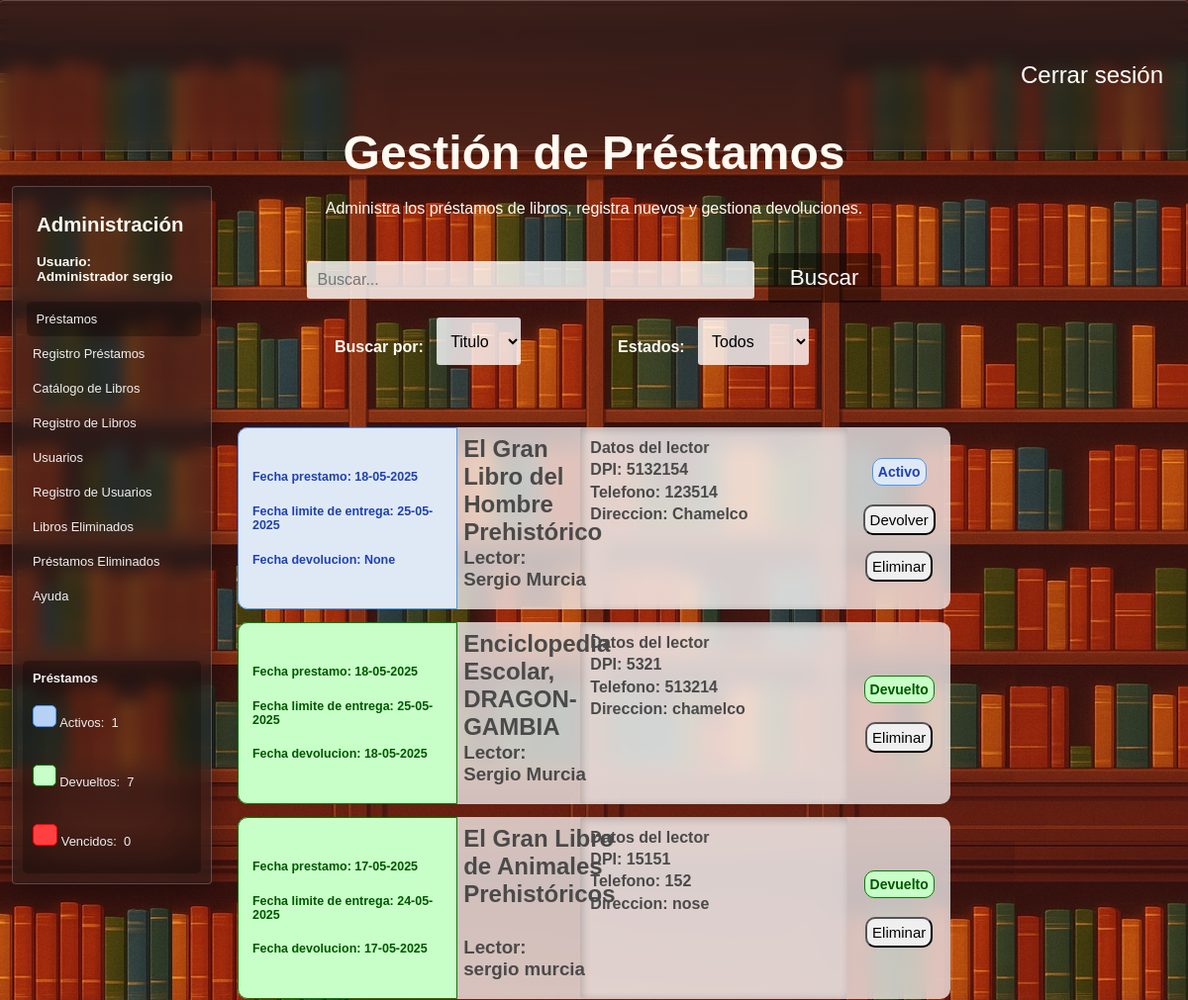
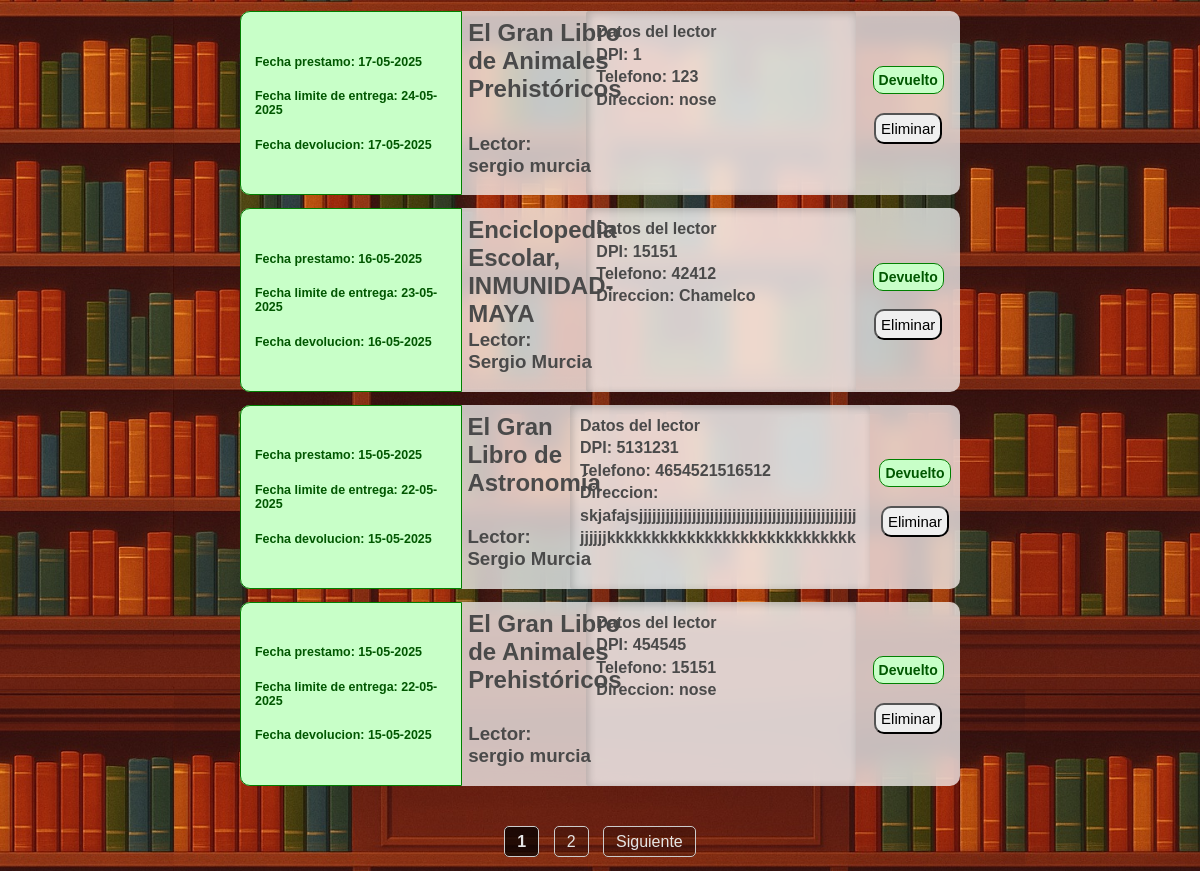
Screenshot of /buscar_prestamo (signed in) with the database file from the repository (2 pictures, top to bottom).
### tables this page shows
CREATE TABLE "Prestamos" (
	"id_prestamo"	INTEGER NOT NULL,
	"dpi_usuario"	TEXT NOT NULL,
	"nombre"	TEXT NOT NULL,
	"apellido"	TEXT NOT NULL,
	"direccion"	TEXT NOT NULL,
	"num_telefono"	TEXT,
	"id_libro"	INTEGER NOT NULL,
	"grado"	TEXT,
	"id_estado"	TEXT NOT NULL,
	"fecha_prestamo"	DATE NOT NULL,
	"fecha_entrega_estimada"	DATE NOT NULL,
	"fecha_devolucion"	DATE,
	PRIMARY KEY("id_prestamo" AUTOINCREMENT),
	FOREIGN KEY("id_estado") REFERENCES "Estados"("id_estado"),
	FOREIGN KEY("id_libro") REFERENCES "Libros"("id_libro")
);

CREATE TABLE "Libros" (
	"id_libro"	INTEGER,
	"Titulo"	TEXT NOT NULL,
	"Tomo"	INTEGER,
	"ano_publicacion"	TEXT,
	"ISBN"	TEXT,
	"numero_paginas"	INTEGER  NOT NULL,
	"numero_copias"	INTEGER  NOT NULL,
	PRIMARY KEY("id_libro" AUTOINCREMENT),
	UNIQUE("Titulo", "Tomo")
);

### app.py (the view)
@app.route("/buscar_prestamo", methods = ["GET"])
def buscar_prestamo():
    if "usuario" not in session:
        return redirect("/") #Solo se puede acceder con session iniciada
    conexion = conexion_BD()
    query = conexion.cursor()
    busqueda = request.args.get("buscar_prestamo","")
    filtro_busqueda = request.args.get("filtro-busqueda","Titulo")
    estados = request.args.get("estados","Todos")
    exito = request.args.get("exito","")
    devuelto = request.args.get("devuelto","")
    if filtro_busqueda == "Titulo":
        SQL_where_busqueda = (f" where l.titulo || ' (' || p.nombre || ' ' || p.apellido || ')' like '%{busqueda}%'")
    else:
        SQL_where_busqueda = (f" where p.nombre || ' ' || p.apellido like '%{busqueda}%'")
    if estados == "Todos":
        SQL_where_estado =" "
    else:
        SQL_where_estado = (f" and e.id_estado = {estados}")
    pagina = request.args.get("page", 1, type=int) #Recibe el parametro de la URL llamado page
    prestamos_por_pagina = 7
    offset = (pagina - 1) * prestamos_por_pagina
    query.execute(f"""select count(*) from Prestamos p
                    join Libros l on p.id_libro = l.id_libro
                    join Estados e on p.id_estado = e.id_estado
                    {SQL_where_busqueda}{SQL_where_estado}""")
    total_prestamos = query.fetchone()[0]
    total_paginas = math.ceil(total_prestamos / prestamos_por_pagina) #Calculo para cantidad de paginas, redondeando hacia arriba (ej, 2.1 = 3)
    query_busqueda = (f"""select strftime('%d-%m-%Y', p.fecha_prestamo), strftime('%d-%m-%Y', p.fecha_entrega_estimada), strftime('%d-%m-%Y', p.fecha_devolucion), l.Titulo, p.nombre, p.apellido, p.dpi_usuario, p.num_telefono,  p.direccion, e.estado, p.id_prestamo
                    from Prestamos p
                    join Libros l on p.id_libro = l.id_libro
                    join Estados e on p.id_estado = e.id_estado
                    {SQL_where_busqueda}{SQL_where_estado}
                    order by e.id_estado asc, p.fecha_prestamo desc
                    limit {prestamos_por_pagina} offset {offset}""")
    query.execute("Select Count(*) from prestamos where id_estado = 1") #Prestamos vencidos
    prestamos_vencidos = query.fetchone()[0]
    query.execute("Select Count(*) from prestamos where id_estado = 2") #Prestamos activos
    prestamos_activos = query.fetchone()[0]
    query.execute("Select Count(*) from prestamos where id_estado = 3") #Prestamos devueltos
    prestamos_devueltos = query.fetchone()[0]
    query.execute(query_busqueda)
    prestamos = query.fetchall()
    query.close()
    conexion.close()
    return render_template("prestamos.html",prestamos=prestamos,estados=estados,pagina=pagina,total_paginas=total_paginas,busqueda=busqueda,filtro_busqueda=filtro_busqueda,
                           prestamos_activos=prestamos_activos,prestamos_devueltos=prestamos_devueltos,prestamos_vencidos=prestamos_vencidos,
                           exito = exito, devuelto = devuelto)

### config.py (called while the page is built)
def conexion_BD():
    return sqlite3.connect(DB_PATH)

### templates/prestamos.html (shortened to what this page needs)
<!DOCTYPE html>
<html lang="es">
<head>
    <link rel="stylesheet" href="{{ url_for('static', filename='estilo_prestamos.css') }}">
    <link rel="stylesheet" href="{{ url_for('static', filename='barra_lateral.css') }}">
    <link rel="stylesheet" href="{{ url_for('static', filename='filtros.css') }}">
    <link rel="stylesheet" href="{{ url_for('static', filename='general.css') }}">
</head>
<body>
    <header>
        <div class="navbar fondo-cristal">
            <a href="{{ url_for('logout') }}">Cerrar sesión</a>
        </div>
    </header>
    <main>
        {% if ((session["rol"]) == "Administrador") or ((session["rol"]) == "Bibliotecario") %}
        <section class="barra-lateral fondo-cristal">
            <h2>Administración</h2>
            <h4>Usuario: <br>
            {{session["rol"]}}&nbsp;{{session["usuario"]}}</h4>
            <nav>
                <a href="{{ url_for('prestamos') }}" id="pagina-actual">Préstamos </a>
                <a href="{{ url_for('registro_prestamos') }}">Registro Préstamos</a>
                <a href="{{ url_for('libros') }}">Catálogo de Libros </a>
                <a href="{{ url_for('insertar_libro') }}">Registro de Libros</a>
                {% if session["rol"] == "Administrador" %}
                <a href="{{ url_for('usuarios') }}">Usuarios</a>
                <a href="{{ url_for('registrar_usuarios') }}">Registro de Usuarios</a>
                <a href="{{ url_for('libros_eliminados') }}">Libros Eliminados</a>
                <a href="{{ url_for('prestamos_eliminados') }}">Préstamos Eliminados</a>
                {% endif %}
                <a target="_blank" href="https://www.canva.com/design/DAGnUI0PU7M/cDvkG9fCgPKL4FTZee_YLQ/edit">Ayuda</a>
                <div class="conteo-prestamos">
                    <span>
                        <strong>Préstamos</strong>
                    </span>
                    <span>
                        <span id="azul"> </span>&nbsp;Activos:&nbsp;
                        {{prestamos_activos}}
                        <br><br>
                    </span>
                    <span>
                        <span id="verde"> </span>&nbsp;Devueltos:&nbsp;
                        {{prestamos_devueltos}}
                        <br><br>
                    </span>
                    <span>
                        <span id="rojo"> </span>&nbsp;Vencidos:&nbsp;
                        {{prestamos_vencidos}}
                        <br><br>
                    </span>
                </div>
            </nav>
        </section>
        {% endif %}
        <div class="div-busqueda">
            <form class="frm-prestamos" action="/buscar_prestamo" method="GET">
                <label for="buscar_prestamo"><h1>Gestión de Préstamos</h1>Administra los préstamos de libros, registra nuevos y gestiona devoluciones.</label><br><br><br>
                <input class="buscar-prestamo" id="cuadro-busqueda" type="text" name="buscar_prestamo" autocomplete="off" placeholder="Buscar...">&nbsp;&nbsp;
                <section class="menu-filtros">
                    <nav>
                        <section>
                            <h4> Buscar por: &nbsp;&nbsp;</h4>
                            <select name="filtro-busqueda" id="filtro-busqueda">
                                <option value="Titulo"
                                    {% if filtro_busqueda == "Titulo" %}
                                        selected
                                    {% endif %}>
                                    Titulo
                                </option>
                            </select>
                        </section>
                        <section>
                            <h4> Estados: &nbsp;&nbsp; </h4>
                            <select name="estados" id="estados">
                                <option value="Todos"
                                    {% if estados == "Todos" %}
                                        selected
                                    {% endif %}>
                                    Todos
                                </option>
                            </select>
                        </section>
                    </nav>
                </section>
                <button id="btn-buscar" type="submit">Buscar</button>
            </form>
        </div>
        <div class="contendor-prestamos">
            {% for prestamo in prestamos %}
            <div class="prestamo">
                <span class="span-fechas"
                {% if (prestamo[9]) == 'Activo' %}
                    id="p-activo"
                {% elif (prestamo[9]) == 'Devuelto' %}
                    id="p-devuelto"
                {% elif (prestamo[9]) == 'Vencido' %}
                    id="p-vencido"
                {% endif %}
                >
                    <h2>Fecha prestamo: {{prestamo[0]}}</h2>
                    <h2>Fecha limite de entrega: {{prestamo[1]}}</h2>
                    <h2>Fecha devolucion: {{prestamo[2]}}</h2>
                </span>
                <span id="span-info-prestamos">
                    <h2>{{prestamo[3]}}</h2>
                    <h3>Lector: {{prestamo[4]}}&nbsp;{{prestamo[5]}} </h3>
                </span>
                <span id="span-informacion-lector">
                    <h4 class="h4-datos-lector">
                        <strong>Datos del lector</strong><br>
                        DPI: {{prestamo[6]}} <br>
                        Telefono: {{prestamo[7]}}<br>
                        Direccion: {{prestamo[8]}}<br>
                    </h4>
                </span>
                <span id="span-estado-prestamo">
                    {% if (prestamo[9]) == 'Activo' %}
                        <h4 id="p-activo">Activo</h4>
                        <div class="div-acciones-prestamo">
                            <form class="frm-devolver-prestamo" action="/devolver_prestamo" method="POST">
                                <button type="submit">Devolver</button>
                            </form>
                    {% elif (prestamo[9]) == 'Devuelto' %}
                        <h4 id="p-devuelto">Devuelto</h4>
                        <div class="div-acciones-prestamo">
                    {% endif %}
                    {% if (session["rol"] == 'Administrador') or (session["rol"] == 'Bibliotecario') %}
                        <form class="frm-eliminar-prestamo" action="/eliminar_prestamo" method="POST">
                            <button type="reset" class="btn-eliminacion"> Eliminar </button>
                        </form>
                    {% endif %}
                    </div>
                </span>
            </div>
            {% endfor %}
            <br><br><br><br>
        </div>
        <div class="paginacion">
            {% for p in range(pagina - 1, pagina + 2) %}
                {% if 1 <= p <= total_paginas %}
                    {% if p == pagina %}
                        <strong>{{ p }}</strong>
                    {% else %}
                        <a href="{{ url_for('buscar_prestamo', page=p, buscar_prestamo=busqueda, estados=estados, filtro_busqueda=filtro_busqueda) }}">{{ p }}</a>
                    {% endif %}
                {% endif %}
            {% endfor %}
            {% if pagina < total_paginas %}
                <a href="{{ url_for('buscar_prestamo', page=pagina + 1, buscar_prestamo=busqueda, estados=estados, filtro_busqueda=filtro_busqueda) }}">Siguiente</a>
            {% endif %}
        </div>
    </main>
</body>
</html>

### static/estilo_prestamos.css (style rules this page uses)
body { background-image: url('img/libros-loop-v2.jpg'); background-size: cover; background-position: top; }
main { height: 100vh; display: flex; flex-direction: column; justify-content: center; align-items: center; color: #fffbf2; }
.contendor-prestamos { display: block; position: relative; width: 60%; height: auto; min-height: 90%; top: 50%; z-index: 0; margin: 2rem auto; }
.div-acciones-prestamo { display: flex; gap: 1rem; justify-content: center; flex-wrap: wrap; margin-bottom: 1rem; }
.prestamo { background-color: rgba(255, 255, 255, 0.721); backdrop-filter: blur(10px); display: flex; width: 100%; height: 25%; border-radius: 10px; margin-bottom: .8rem; color: #4a4a4a; transition: 0.3s ease-in-out; }
.span-fechas { position: relative; display: flex; width: 25%; min-width: 220px; flex-direction: column; justify-content: center; border-top-left-radius: 10px; border-bottom-left-radius: 10px; font-size: 52%; }
#span-info-prestamos { position: relative; display: flex; width: 30%; flex-direction:column; justify-content: flex-end; }
#span-info-prestamos h2 { margin-top: 8px; margin-left: 5%; position: absolute; top: 0%; }
#span-info-prestamos h3 { margin-top: 30px; margin-left: 5%; position: absolute; }
.h4-datos-lector { background-color: rgba(255, 255, 255, 0.252); padding: 10px; line-height: 1.4; margin: 0; height: 89%; border-radius: 3px; box-shadow: inset 2px 2px 8px rgba(0, 0, 0, 0.2); max-width: 280px; min-width: 250px; white-space: normal; text-overflow: ellipsis; overflow: hidden; word-wrap: break-word; }
#span-estado-prestamo { position: relative; width: 25%; border-top-right-radius: 15px; border-bottom-right-radius: 15px; display: flex; align-items: center; justify-content:center; flex-direction: column; max-width: 130px; margin-left: auto; }
#span-estado-prestamo h4 { border-radius: 10px; padding: 5px; font-size: 14px; }
#span-estado-prestamo button { border-radius: 10px; padding: 5px; font-size: 15px; transition: .3s ease-in-out; }
#p-activo { background-color: rgb(223,233,246); color: rgb(31,65,175); border: solid 1px rgb(72, 152, 250); }
#p-devuelto { background-color: rgb(200, 255, 200); color: rgb(0, 87, 0); border: solid 1px green; }
form select, form input { padding: 10px; font-size: 1rem; border-radius: 3px; border: none; background-color: rgba(255, 255, 255, 0.8); color: black; }
form select { height: 3rem; }
.div-busqueda { text-align: center; position: absolute; top: 5rem; height: 40%; width: 60%; padding: 15px; border-radius: 4px; }
#cuadro-busqueda { width: 60%; }

### static/barra_lateral.css (style rules this page uses)
.barra-lateral { position: absolute; width: 15%; height: auto; left: 1%; top: 10%; padding: 10px; }
.barra-lateral nav { margin-top: 10%; }
.barra-lateral nav a { padding: 10px; color: #efefef; text-decoration: none; display: block; font-size: 1.4rem; transition: 0.2s ease-in-out; border-radius: 5px; }
.barra-lateral h4, .barra-lateral h2 { margin-left: 14px; }
#pagina-actual { background-color: rgba(0, 0, 0, 0.294); margin-left: 2%; }
.barra-lateral span { padding: 10px; color: #efefef; text-decoration: none; display: block; font-size: 1.4rem; transition: 0.2s ease-in-out; border-radius: 5px; }
.conteo-prestamos { margin-top: 3rem; box-shadow: inset 0px 0px 50px 20px rgba(0, 0, 0, 0.307); border-radius: 5px; }
#azul { background-color: rgb(182, 209, 245); color: rgb(31,65,175); border: solid 1px rgb(72, 152, 250); width: 1%; height: 1%; display: inline-block; }
#verde { background-color: rgb(200, 255, 200); color: rgb(0, 87, 0); border: solid 1px green; width: 1%; height: 1%; display: inline-block; }
#rojo { background-color: rgb(255, 64, 64); color: rgb(161, 0, 0); border: solid 1px red; width: 2%; height: 1%; display: inline-block; }
@media (max-width: 1280px) { .barra-lateral { font-size: 85%; } }
@media (max-width: 1280px) { .barra-lateral nav a { font-size: 95%; } }
@media (max-width: 1280px) { .barra-lateral div span { font-size: 95%; } }

### static/filtros.css (style rules this page uses)
.menu-filtros { position: absolute; display: flex; width: 100%; }
.menu-filtros nav { margin-top: 2%; display: flex; width: 90%; justify-content: space-evenly; }
h2 { margin-left: 14px; }
.menu-filtros nav section { display: flex; }

### rows the page displays
Prestamos: fecha_prestamo "18-05-2025", fecha_entrega_estimada "25-05-2025", prestamo "None", Titulo "El Gran Libro del Hombre Prehistórico", nombre "Sergio", apellido "Murcia", dpi_usuario "5132154", num_telefono "123514", direccion "Chamelco"
Prestamos: prestamo "18-05-2025", fecha_entrega_estimada "25-05-2025", Titulo "Enciclopedia Escolar, DRAGON-GAMBIA", nombre "Sergio", apellido "Murcia", dpi_usuario "5321", num_telefono "513214", direccion "chamelco", shows "Devuelto"
Prestamos: prestamo "17-05-2025", fecha_entrega_estimada "24-05-2025", Titulo "El Gran Libro de Animales Prehistóricos", nombre "sergio", apellido "murcia", dpi_usuario "15151", num_telefono "152", direccion "nose", shows "Devuelto"
Prestamos: prestamo "17-05-2025", fecha_entrega_estimada "24-05-2025", Titulo "El Gran Libro de Animales Prehistóricos", nombre "sergio", apellido "murcia", dpi_usuario "1", num_telefono "123", direccion "nose", shows "Devuelto"
Prestamos: prestamo "16-05-2025", fecha_entrega_estimada "23-05-2025", Titulo "Enciclopedia Escolar, INMUNIDAD-MAYA", nombre "Sergio", apellido "Murcia", dpi_usuario "15151", num_telefono "42412", direccion "Chamelco", shows "Devuelto"
Prestamos: prestamo "15-05-2025", fecha_entrega_estimada "22-05-2025", Titulo "El Gran Libro de Astronomía", nombre "Sergio", apellido "Murcia", dpi_usuario "5131231", num_telefono "4654521516512", direccion "skjafajsjjjjjjjjjjjjjjjjjjjjjjjjjjjjjjjjjjjjjjjjjjjjjjjjjjjjjjjkkkkkkkkkkkkkkkkkkkkkkkkkkkk", shows "Devuelto"
Prestamos: prestamo "15-05-2025", fecha_entrega_estimada "22-05-2025", Titulo "El Gran Libro de Animales Prehistóricos", nombre "sergio", apellido "murcia", dpi_usuario "454545", num_telefono "15151", direccion "nose", shows "Devuelto"

### other values shown
{{ session["rol"] }} "Administrador"
{{ session["usuario"] }} "sergio"
{{ prestamos_activos }} "1"
{{ prestamos_devueltos }} "7"
{{ prestamos_vencidos }} "0"
{{ p }} "1"
{{ p }} "2"
